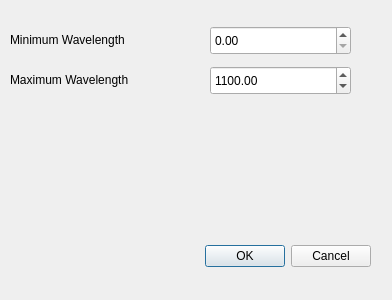
<?xml version="1.0" encoding="UTF-8"?>
<ui version="4.0">
 <class>formSlidePlotSettings</class>
 <widget class="QDialog" name="formSlidePlotSettings">
  <property name="geometry">
   <rect>
    <x>0</x>
    <y>0</y>
    <width>392</width>
    <height>300</height>
   </rect>
  </property>
  <property name="windowTitle">
   <string>Plot Settings</string>
  </property>
  <widget class="QDialogButtonBox" name="buttonBox">
   <property name="geometry">
    <rect>
     <x>30</x>
     <y>240</y>
     <width>341</width>
     <height>32</height>
    </rect>
   </property>
   <property name="orientation">
    <enum>Qt::Horizontal</enum>
   </property>
   <property name="standardButtons">
    <set>QDialogButtonBox::Cancel|QDialogButtonBox::Ok</set>
   </property>
  </widget>
  <widget class="QLabel" name="label">
   <property name="geometry">
    <rect>
     <x>10</x>
     <y>30</y>
     <width>181</width>
     <height>20</height>
    </rect>
   </property>
   <property name="text">
    <string>Minimum Wavelength</string>
   </property>
  </widget>
  <widget class="QDoubleSpinBox" name="spinBoxMinWave">
   <property name="geometry">
    <rect>
     <x>210</x>
     <y>26</y>
     <width>141</width>
     <height>29</height>
    </rect>
   </property>
   <property name="minimum">
    <double>0.000000000000000</double>
   </property>
   <property name="maximum">
    <double>15000.000000000000000</double>
   </property>
   <property name="value">
    <double>0.000000000000000</double>
   </property>
  </widget>
  <widget class="QDoubleSpinBox" name="spinBoxMaxWave">
   <property name="geometry">
    <rect>
     <x>210</x>
     <y>66</y>
     <width>141</width>
     <height>29</height>
    </rect>
   </property>
   <property name="minimum">
    <double>0.000000000000000</double>
   </property>
   <property name="maximum">
    <double>15000.000000000000000</double>
   </property>
   <property name="value">
    <double>1100.000000000000000</double>
   </property>
  </widget>
  <widget class="QLabel" name="label_2">
   <property name="geometry">
    <rect>
     <x>10</x>
     <y>70</y>
     <width>181</width>
     <height>20</height>
    </rect>
   </property>
   <property name="text">
    <string>Maximum Wavelength</string>
   </property>
  </widget>
 </widget>
 <resources/>
 <connections>
  <connection>
   <sender>buttonBox</sender>
   <signal>accepted()</signal>
   <receiver>formSlidePlotSettings</receiver>
   <slot>accept()</slot>
   <hints>
    <hint type="sourcelabel">
     <x>248</x>
     <y>254</y>
    </hint>
    <hint type="destinationlabel">
     <x>157</x>
     <y>274</y>
    </hint>
   </hints>
  </connection>
  <connection>
   <sender>buttonBox</sender>
   <signal>rejected()</signal>
   <receiver>formSlidePlotSettings</receiver>
   <slot>reject()</slot>
   <hints>
    <hint type="sourcelabel">
     <x>316</x>
     <y>260</y>
    </hint>
    <hint type="destinationlabel">
     <x>286</x>
     <y>274</y>
    </hint>
   </hints>
  </connection>
 </connections>
</ui>
